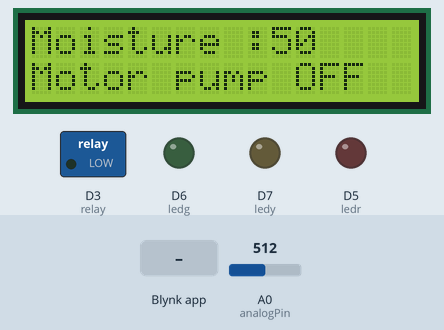
Simulated run of this sketch. Board: ESP8266 (NodeMCU). On the bench: 16×2 character LCD, switched loads named in the sketch (green lamp = pin HIGH), output pins drawn as LEDs (lit = HIGH). The inputs (shaded band) are chosen by the test bench; at power-on: A0 (analogPin) = 512. WiFi joins after 1.5 s; servers stay silent unless stated.

Above: at 11.1 s.
11.2 s: Blynk app writes 1 to V9
At 12.4 s:
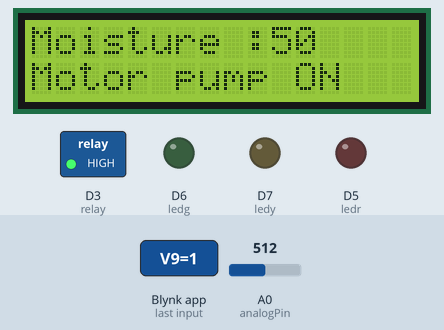
12.7 s: Blynk app writes 1 to V2
At 13.6 s:
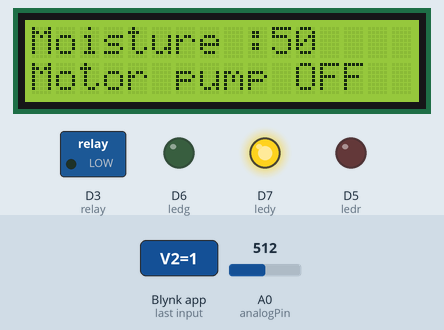
14.2 s: A0 (analogPin) set to 1010
At 14.7 s:
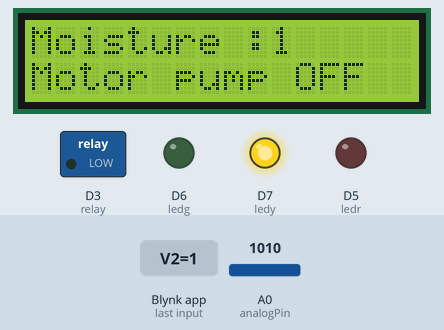
15.7 s: A0 (analogPin) set to 1018
At 16.2 s:
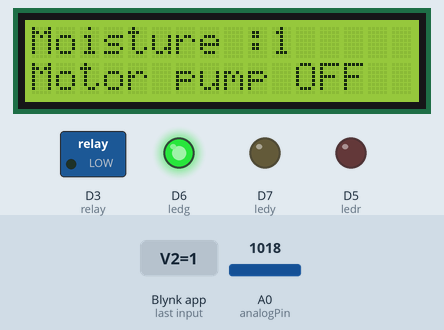
17.2 s: Blynk app writes 0 to V2
At 18.4 s:
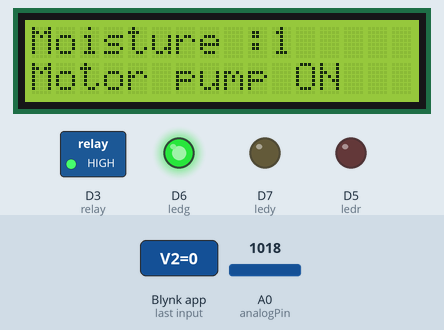
18.7 s: Blynk app writes 0 to V9
At 19.6 s:
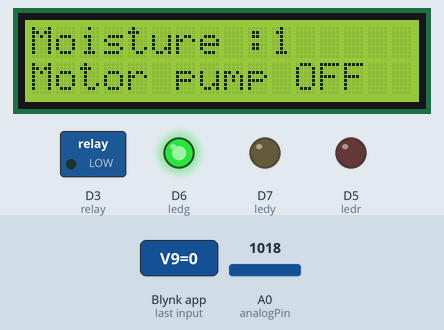
Timing chart, 0 to 21.2 s (numbered marks = the images above; inputs shaded):
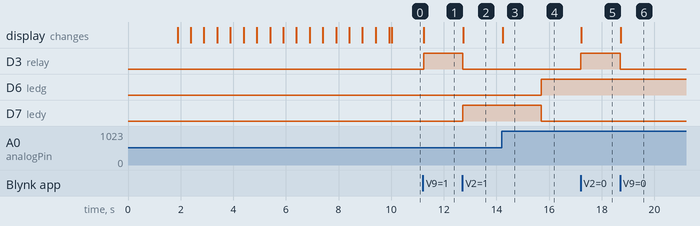

Measured:
- the behaviour switches between 1017 and 1018 on A0 (analogPin) (found by bisection; images 3 and 4)
- after the input at 11.2 s, D3 (relay): LOW → HIGH at once; the display: changes at once (image 1)
- after the input at 12.7 s, D3 (relay): HIGH → LOW at once; D7 (ledy): LOW → HIGH at once; the display: changes at once (image 2)
- after the input at 14.2 s, the display: changes at once (image 3)
- after the input at 15.7 s, D6 (ledg): LOW → HIGH at once; D7 (ledy): HIGH → LOW at once
- after the input at 17.2 s, D3 (relay): LOW → HIGH at once; the display: changes at once (image 5)
- after the input at 18.7 s, D3 (relay): HIGH → LOW at once; the display: changes at once (image 6)

The sketch:

IOT-ver1.ino
```cpp
#define BLYNK_PRINT Serial
#include <ESP8266WiFi.h>
#include <BlynkSimpleEsp8266.h>
#include <LiquidCrystal_I2C.h>

#define BLYNK_TEMPLATE_ID "TMPLKSlm4pXQ"
#define BLYNK_DEVICE_NAME "IOT"
#define BLYNK_AUTH_TOKEN "0s9bIcISOGzH-moDNMJPhR30-s1TgpfQ"

char auth[] = "0s9bIcISOGzH-moDNMJPhR30-s1TgpfQ";   //mã auth vừa được gửi về
char ssid[] = "Tran Dang Thuc";       // tên wifi cần truy cập
char pass[] = "66668888";    //pass wifi

BlynkTimer timer;
LiquidCrystal_I2C lcd(0x27, 16, 2);

#define ledr D5
#define ledg D6
#define ledy D7
#define analogPin A0
#define relay D3
int value1,value2,analogVal,button,Ref1,Ref2;
int phantram;
WidgetLED  appledr(V10);
WidgetLED  appledg(V11);
WidgetLED  appledy(V12);
void setup()
{
  Serial.begin(9600);
  Blynk.begin(auth, ssid, pass, "blynk.cloud", 80);
  pinMode(ledr,OUTPUT);
  pinMode(ledy,OUTPUT);
  pinMode(ledg,OUTPUT);
  pinMode(relay,OUTPUT);
  Blynk.syncVirtual(V2);
  Blynk.syncVirtual(V3);
  Blynk.syncVirtual(V4);
  Blynk.syncVirtual(V9);
  lcd.init();
  lcd.backlight();
  lcd.setCursor(1, 0);
  lcd.print("System Loading");
  for (int a = 0; a <= 15; a++) {
    lcd.setCursor(a, 1);
    lcd.print(".");
    delay(500);
  }
  lcd.clear();

  //Call the function
  timer.setInterval(100L, soilMoistureSensor);
 }
BLYNK_WRITE(V2) { // điều chỉnh chế độ
  value1 = param.asInt();
}
BLYNK_WRITE(V3) { // Lấy giá trị ngưỡng trên
  Ref1=param.asInt();
}
BLYNK_WRITE(V4) { // Lấy giá trị ngưỡng duoi
   Ref2=param.asInt();
}
BLYNK_WRITE(V9) { // Nut nhan bat tat relay
  button=param.asInt();
}
void soilMoistureSensor() {
  int value = analogRead(analogPin);
  value = map(value, 0, 1024, 0, 100);
  value = (value - 100) * -1;

  Blynk.virtualWrite(V0, value);
  lcd.setCursor(0, 0);
  lcd.print("Moisture :");
  lcd.print(value);
  lcd.print(" ");

}
void loop()
{
  Blynk.run();
  timer.run();
  analogVal = analogRead(analogPin); // 0 --> 1023
  phantram=map(analogVal, 0, 1023, 100, 0); // chuyen sang phantram
  Blynk.virtualWrite(V1,phantram);
  Blynk.virtualWrite(V8,String(phantram)+"%");
  if (value1 == 1){
    if (phantram > Ref1){
      appledr.off();
      appledg.off();
      appledy.on();
      digitalWrite(ledr,LOW);
      digitalWrite(ledg,LOW);
      digitalWrite(ledy,HIGH);
      digitalWrite(relay,LOW);
      Blynk.notify("Độ ẩm cao");
      Blynk.virtualWrite(V6,"Độ ẩm cao"); //hiển thị trên LCD dòng 1
      lcd.setCursor(0, 1);
      lcd.print("Motor pump OFF");
    }
    else if (phantram < Ref2){
      appledr.on();
      appledg.off();
      appledy.off();
      digitalWrite(ledr,HIGH);
      digitalWrite(ledg,LOW);
      digitalWrite(ledy,LOW);
      digitalWrite(relay,HIGH);
      Blynk.notify("Độ ẩm thấp");
      Blynk.virtualWrite(V6,"Đang tưới nước");
      lcd.setCursor(0, 1);
      lcd.print("Motor pump ON ");
    }
    else {
      appledr.off();
      appledg.on();
      appledy.off();
      digitalWrite(ledr,LOW);
      digitalWrite(ledg,HIGH);
      digitalWrite(ledy,LOW);
      digitalWrite(relay,LOW);
      Blynk.virtualWrite(V6,"Độ ẩm BT");
      lcd.setCursor(0, 1);
      lcd.print("Motor pump OFF");
    }
  }
  else {
    if (button == 1){
      digitalWrite(relay,HIGH);
      lcd.setCursor(0, 1);
      lcd.print("Motor pump ON ");
    }
    else {
      digitalWrite(relay,LOW);
      lcd.setCursor(0, 1);
      lcd.print("Motor pump OFF");
    }
  }
}
```
